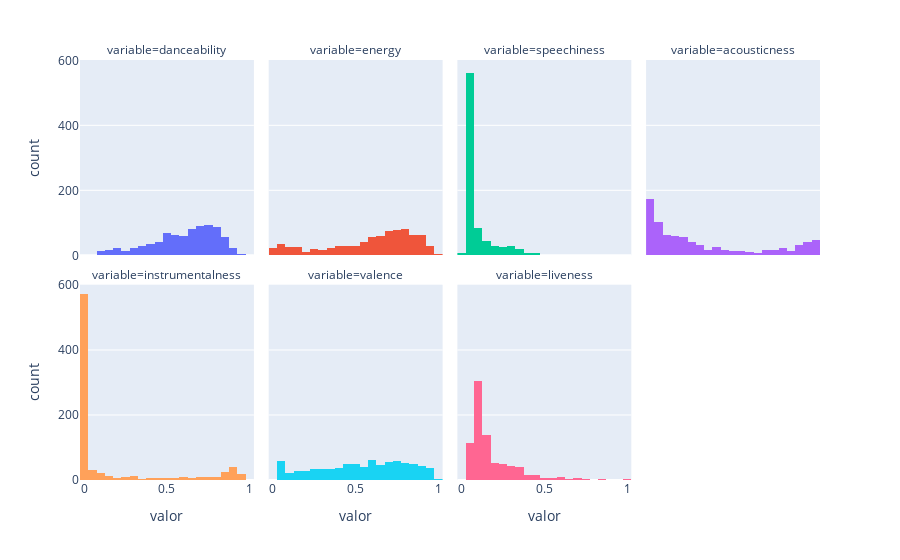

The notebook cell saved with this chart:
### Code cell
dt_to_hists = df.loc[
    :,
    [
        "danceability",
        "energy",
        "speechiness",
        "acousticness",
        "instrumentalness",
        "valence",
        "liveness",
        "genre",
    ],
].melt(id_vars=["genre"], var_name="variable", value_name="valor")

px.histogram(
    dt_to_hists, x="valor", color="variable", facet_col="variable", facet_col_wrap=4
).update_layout(showlegend=False)

### Figure 1 — Plotly figure (JSON) as saved in the notebook; plotly's stock layout.template omitted (floating-point values rounded to 4 significant figures; data arrays with more than 128 entries replaced by an {"elided": "..."} marker saying what was removed)
{"data": [{"alignmentgroup": "True", "bingroup": "x", "hovertemplate": "variable=danceability<br>valor=%{x}<br>count=%{y}<extra></extra>", "legendgroup": "danceability", "marker": {"color": "#636efa", "pattern": {"shape": ""}}, "name": "danceability", "offsetgroup": "danceability", "orientation": "v", "showlegend": true, "type": "histogram", "x": {"elided": "814 float values"}, "xaxis": "x5", "yaxis": "y5"}, {"alignmentgroup": "True", "bingroup": "x", "hovertemplate": "variable=energy<br>valor=%{x}<br>count=%{y}<extra></extra>", "legendgroup": "energy", "marker": {"color": "#EF553B", "pattern": {"shape": ""}}, "name": "energy", "offsetgroup": "energy", "orientation": "v", "showlegend": true, "type": "histogram", "x": {"elided": "814 float values"}, "xaxis": "x6", "yaxis": "y6"}, {"alignmentgroup": "True", "bingroup": "x", "hovertemplate": "variable=speechiness<br>valor=%{x}<br>count=%{y}<extra></extra>", "legendgroup": "speechiness", "marker": {"color": "#00cc96", "pattern": {"shape": ""}}, "name": "speechiness", "offsetgroup": "speechiness", "orientation": "v", "showlegend": true, "type": "histogram", "x": {"elided": "814 float values"}, "xaxis": "x7", "yaxis": "y7"}, {"alignmentgroup": "True", "bingroup": "x", "hovertemplate": "variable=acousticness<br>valor=%{x}<br>count=%{y}<extra></extra>", "legendgroup": "acousticness", "marker": {"color": "#ab63fa", "pattern": {"shape": ""}}, "name": "acousticness", "offsetgroup": "acousticness", "orientation": "v", "showlegend": true, "type": "histogram", "x": {"elided": "814 float values"}, "xaxis": "x8", "yaxis": "y8"}, {"alignmentgroup": "True", "bingroup": "x", "hovertemplate": "variable=instrumentalness<br>valor=%{x}<br>count=%{y}<extra></extra>", "legendgroup": "instrumentalness", "marker": {"color": "#FFA15A", "pattern": {"shape": ""}}, "name": "instrumentalness", "offsetgroup": "instrumentalness", "orientation": "v", "showlegend": true, "type": "histogram", "x": {"elided": "814 float values"}, "xaxis": "x", "yaxis": "y"}, {"alignmentgroup": "True", "bingroup": "x", "hovertemplate": "variable=valence<br>valor=%{x}<br>count=%{y}<extra></extra>", "legendgroup": "valence", "marker": {"color": "#19d3f3", "pattern": {"shape": ""}}, "name": "valence", "offsetgroup": "valence", "orientation": "v", "showlegend": true, "type": "histogram", "x": {"elided": "814 float values"}, "xaxis": "x2", "yaxis": "y2"}, {"alignmentgroup": "True", "bingroup": "x", "hovertemplate": "variable=liveness<br>valor=%{x}<br>count=%{y}<extra></extra>", "legendgroup": "liveness", "marker": {"color": "#FF6692", "pattern": {"shape": ""}}, "name": "liveness", "offsetgroup": "liveness", "orientation": "v", "showlegend": true, "type": "histogram", "x": {"elided": "814 float values"}, "xaxis": "x3", "yaxis": "y3"}], "layout": {"annotations": [{"font": {}, "showarrow": false, "text": "variable=instrumentalness", "x": 0.1175, "xanchor": "center", "xref": "paper", "y": 0.465, "yanchor": "bottom", "yref": "paper"}, {"font": {}, "showarrow": false, "text": "variable=valence", "x": 0.3725, "xanchor": "center", "xref": "paper", "y": 0.465, "yanchor": "bottom", "yref": "paper"}, {"font": {}, "showarrow": false, "text": "variable=liveness", "x": 0.6275, "xanchor": "center", "xref": "paper", "y": 0.465, "yanchor": "bottom", "yref": "paper"}, {"font": {}, "showarrow": false, "text": "variable=danceability", "x": 0.1175, "xanchor": "center", "xref": "paper", "y": 1.0, "yanchor": "bottom", "yref": "paper"}, {"font": {}, "showarrow": false, "text": "variable=energy", "x": 0.3725, "xanchor": "center", "xref": "paper", "y": 1.0, "yanchor": "bottom", "yref": "paper"}, {"font": {}, "showarrow": false, "text": "variable=speechiness", "x": 0.6275, "xanchor": "center", "xref": "paper", "y": 1.0, "yanchor": "bottom", "yref": "paper"}, {"font": {}, "showarrow": false, "text": "variable=acousticness", "x": 0.8825, "xanchor": "center", "xref": "paper", "y": 1.0, "yanchor": "bottom", "yref": "paper"}], "autosize": true, "barmode": "relative", "legend": {"title": {"text": "variable"}, "tracegroupgap": 0}, "margin": {"t": 60}, "showlegend": false, "xaxis": {"anchor": "y", "autorange": true, "domain": [0, 0.235], "range": [-0.025, 1.025], "title": {"text": "valor"}, "type": "linear"}, "xaxis2": {"anchor": "y2", "autorange": true, "domain": [0.255, 0.49], "matches": "x", "range": [-0.025, 1.025], "title": {"text": "valor"}, "type": "linear"}, "xaxis3": {"anchor": "y3", "autorange": true, "domain": [0.51, 0.745], "matches": "x", "range": [-0.025, 1.025], "title": {"text": "valor"}, "type": "linear"}, "xaxis4": {"anchor": "y4", "domain": [0.765, 1.0], "matches": "x", "title": {"text": "valor"}}, "xaxis5": {"anchor": "y5", "autorange": true, "domain": [0, 0.235], "matches": "x", "range": [-0.025, 1.025], "showticklabels": false, "type": "linear"}, "xaxis6": {"anchor": "y6", "autorange": true, "domain": [0.255, 0.49], "matches": "x", "range": [-0.025, 1.025], "showticklabels": false, "type": "linear"}, "xaxis7": {"anchor": "y7", "autorange": true, "domain": [0.51, 0.745], "matches": "x", "range": [-0.025, 1.025], "showticklabels": false, "type": "linear"}, "xaxis8": {"anchor": "y8", "autorange": true, "domain": [0.765, 1.0], "matches": "x", "range": [-0.025, 1.025], "showticklabels": false, "type": "linear"}, "yaxis": {"anchor": "x", "autorange": true, "domain": [0, 0.465], "range": [0, 601.1], "title": {"text": "count"}}, "yaxis2": {"anchor": "x2", "autorange": true, "domain": [0, 0.465], "matches": "y", "range": [0, 601.1], "showticklabels": false}, "yaxis3": {"anchor": "x3", "autorange": true, "domain": [0, 0.465], "matches": "y", "range": [0, 601.1], "showticklabels": false}, "yaxis4": {"anchor": "x4", "domain": [0, 0.465], "matches": "y", "showticklabels": false}, "yaxis5": {"anchor": "x5", "autorange": true, "domain": [0.535, 1.0], "matches": "y", "range": [0, 601.1], "title": {"text": "count"}}, "yaxis6": {"anchor": "x6", "autorange": true, "domain": [0.535, 1.0], "matches": "y", "range": [0, 601.1], "showticklabels": false}, "yaxis7": {"anchor": "x7", "autorange": true, "domain": [0.535, 1.0], "matches": "y", "range": [0, 601.1], "showticklabels": false}, "yaxis8": {"anchor": "x8", "autorange": true, "domain": [0.535, 1.0], "matches": "y", "range": [0, 601.1], "showticklabels": false}}}
